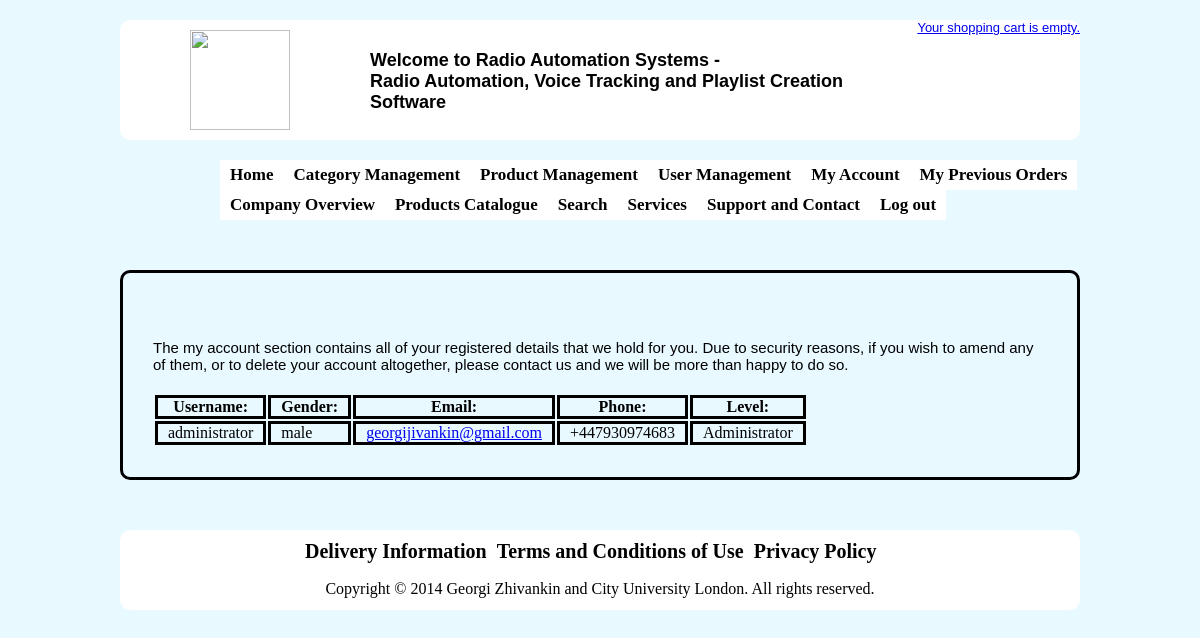
Screenshot of /myAccount.php (signed in) with the database file from the repository.
### tables this page shows
CREATE TABLE IF NOT EXISTS `in3008_users` (
  `userID` smallint(6) NOT NULL AUTO_INCREMENT,
  `userName` varchar(255) NOT NULL DEFAULT '',
  `password` blob NOT NULL,
  `email` varchar(255) NOT NULL,
  `gender` enum('m','f') DEFAULT NULL,
  `phone` varchar(20) DEFAULT NULL,
  `level` enum('administrator','customer') DEFAULT NULL,
  PRIMARY KEY (`userID`),
  UNIQUE KEY `userID` (`userID`),
  UNIQUE KEY `email` (`email`),
  KEY `userName` (`userName`,`email`)
);

### includes/mysql.inc.php (called while the page is built, shortened)
<?php
function connect()
{
$db_Link = mysql_connect(DB_HOST, DB_USER, DB_PASS) or die ('Cannot connect to the MySQL Server. Please go and check your username, password and database parameters in your configuration file.');
return $db_Link;
}
function query($query)
{
if(!isset($db_Link))
$db_Link = connect();
$result = mysql_query($query, $db_Link) or die('Error: ' . mysql_error());
$returnArray = array();
$i=0;
while ($row = mysql_fetch_array($result, MYSQL_BOTH))
if ($row)
$returnArray[$i++]=$row;
return $returnArray;
}
?>

### myAccount.php (the view, shortened to what this page needs)
<?php
include_once('config.php');
$message = array();
$userID = $_SESSION['userID'];
$sql = "SELECT * from {$db_Prefix}users WHERE userID = '$userID'";
$res = query($sql);
if (!$res)
{
$message[] = "An error has occured while trying to display your details. Please contact us for help.";
}
else
{
extract ($res[0]);
}
?>
<!DOCTYPE html PUBLIC "-//W3C//DTD XHTML 1.0 Strict//EN" "http://www.w3.org/TR/xhtml1/DTD/xhtml1-strict.dtd">
<html xmlns="http://www.w3.org/1999/xhtml">
<head>
<link href="css/style.css" rel="stylesheet" type="text/css" />
</head>
<body>
<div id="container">
<div id="header">
<?php include_once('header.php'); ?>
</div>
<div id="nav">
<?php include_once('nav.php'); ?>
</div>
<div id="content">
<?php include_once('includes/message.inc.php'); ?>
<p>The my account section contains all of your registered details that we hold for you. Due to security reasons, if you wish to amend any of them, or to delete your account altogether, please contact us and we will be more than happy to do so.</p>
<p>
<table>
<tr>
<th>Username:</th>
<th>Gender:</th>
<th>Email:</th>
<th>Phone:</th>
<th>Level:</th>
</tr>
<tbody>
<tr>
<td><?php echo $userName; ?></td>
<td><?php if ($gender == 'm') { echo "male"; } elseif ($gender == 'f') { echo "female"; } else { echo ""; } ?></td>
<td><a href="mailto: <?php echo $email; ?>"><?php echo $email; ?></td>
<td><?php echo $phone; ?></td>
<td><?php echo ucfirst($level); ?></td>
</tr>
</tbody>
</table>
</div>
<div id="footer">
<?php include_once('footer.php'); ?>
</div>
</div>
</body>
</html>

### css/style.css (style rules this page uses)
* { margin:0px; padding:0px; }
body { background-color:#E8F9FF; }
#container { width: 960px; margin-top:20px; margin-left:auto; margin-right:auto; }
#header { border-radius:10px; width: 960px; height: 120px; background-color: #FFF; margin-top: -140px; margin-left: auto; margin-right: auto; position: absolute; border-color: #FFF; }
#nav { margin-top:160px; margin-left:100px; font-size:16px; }
#content { height: auto; margin-top: 50px; border-color:#FFF; border:solid; border-width:3px; border-radius:10px; padding:30px; }
p { margin-bottom: 20px; font-family: Arial, Helvetica, sans-serif; font-size: 13px; }
#content p { font-family: Arial, Helvetica, sans-serif; font-size: 15px; }
#footer { border-radius:10px; width: 960px; height: 80px; background-color: #FFF; margin-top: 50px; margin-left: auto; margin-right: auto; margin-bottom:30px; position: absolute; border-color: #FFF; }
table th, table td, table tr { padding-left:10px; padding-right:10px; border: solid; color: black; }

### rows the page displays
in3008_users: userName "administrator", email "georgijivankin@gmail.com", phone "+447930974683", level "Administrator"

### other values shown
SITE_TITLE "Radio Automation Systems"
SITE_DESCRIPTION "Radio Automation, Voice Tracking and Playlist Creation Software"
COPYRIGHT "Copyright © 2014 Georgi Zhivankin and City University London. All rights reserved."
